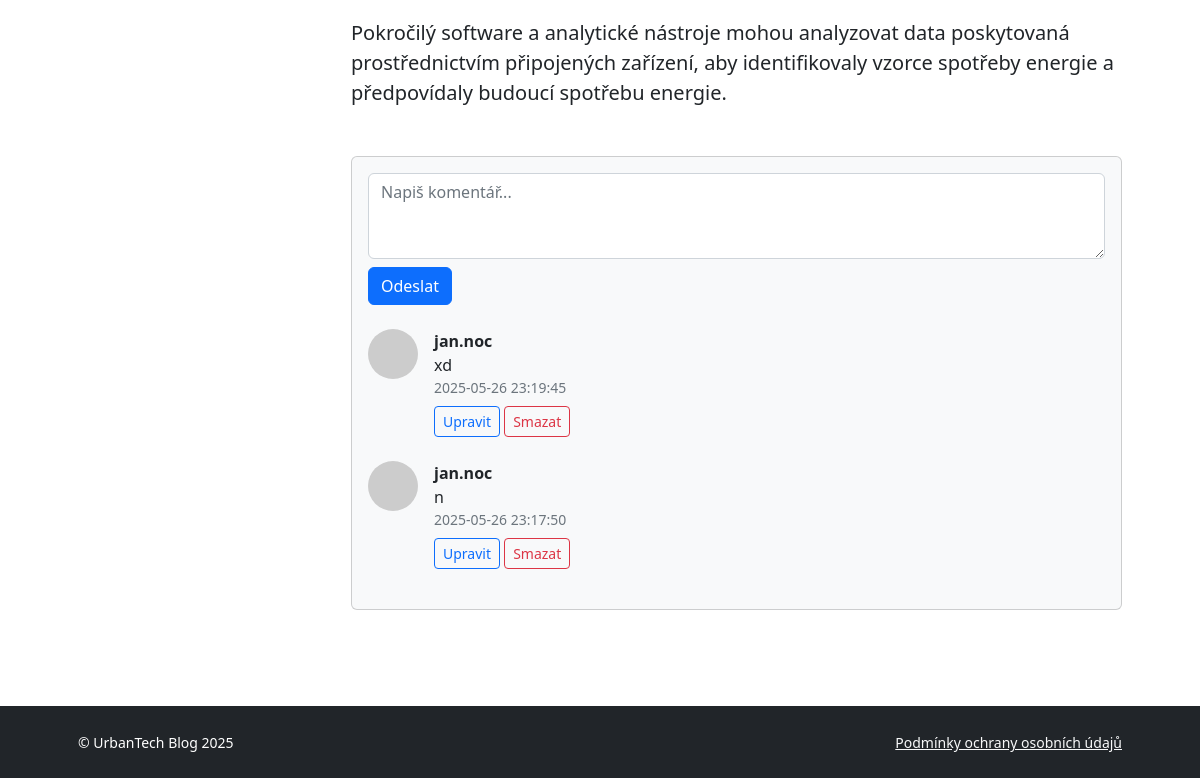
Before: /Views/pages/blog-p_2.php (signed in, lower part) with the older database file.
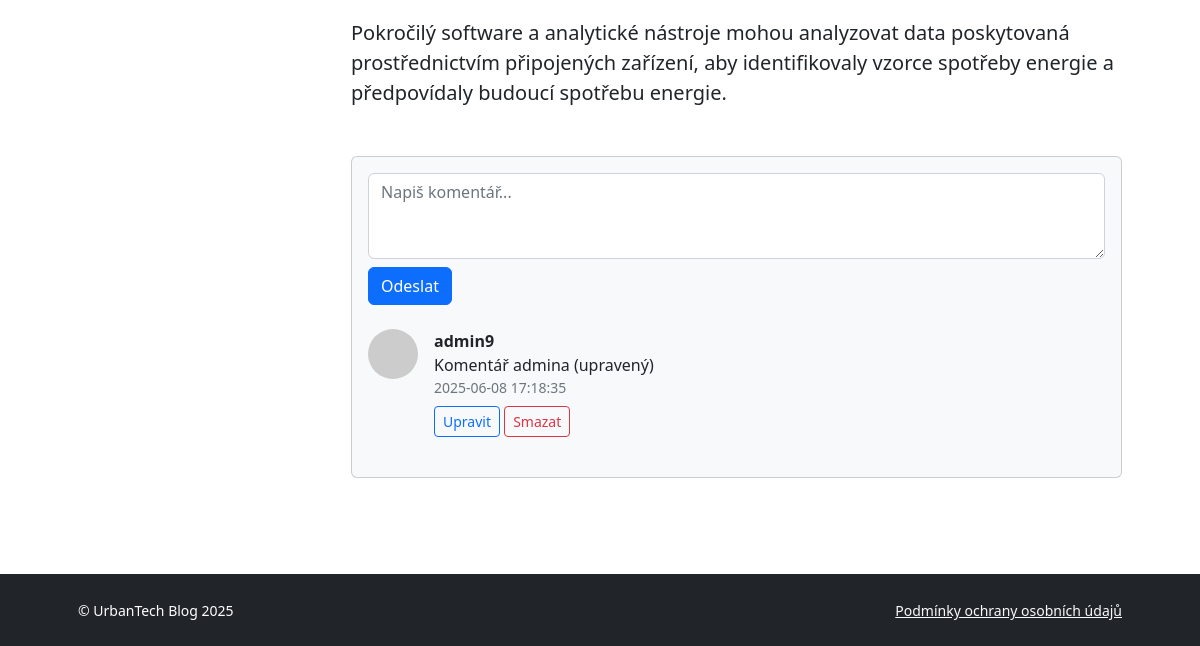
After: the same page with the newer database file.
### tables this page shows
CREATE TABLE `blog_comments` (
  `id` int(11) NOT NULL,
  `post_id` int(11) NOT NULL,
  `user_id` int(11) NOT NULL,
  `content` text NOT NULL,
  `created_at` datetime DEFAULT current_timestamp()
);

CREATE TABLE `blog_users` (
  `id` int(11) NOT NULL,
  `username` varchar(100) NOT NULL,
  `first_name` varchar(100) DEFAULT NULL,
  `last_name` varchar(100) DEFAULT NULL,
  `email` varchar(255) NOT NULL,
  `password` varchar(255) NOT NULL,
  `role` enum('user','admin') DEFAULT 'user',
  `created_at` timestamp NOT NULL DEFAULT current_timestamp()
);

### Controllers/commentController.php (called while the page is built, shortened)
<?php
require_once __DIR__ . '/../Models/database.php';
require_once __DIR__ . '/../Models/comments.php';
class CommentController
{
    private $commentModel;
    public function __construct()
    {
        $pdo = (new Database())->getConnection();
        $this->commentModel = new Comment($pdo);
    }
    public function getComments($post_id)
    {
        try {
            return $this->commentModel->getByPost($post_id);
        } catch (Throwable $e) {
            return [];
        }
    }
}

### Models/comments.php (called while the page is built, shortened)
<?php
class Comment
{
    private $db;
    public function __construct($pdo)
    {
        $this->db = $pdo;
    }
    public function getByPost($postId)
    {
        $stmt = $this->db->prepare("SELECT c.*, u.username
                                    FROM blog_comments c
                                    JOIN blog_users u ON c.user_id = u.id
                                    WHERE c.post_id = ?
                                    ORDER BY c.created_at DESC");
        $stmt->execute([$postId]);
        return $stmt->fetchAll(PDO::FETCH_ASSOC);
    }
}

### Views/pages/komentare.php (the view, shortened to what this page needs)
<section class="mt-5">
    <div class="card bg-light">
        <div class="card-body">
            <?php if (isset($_SESSION['user_id'])): ?>
                <form method="post" class="mb-4">
                    <textarea class="form-control" name="content" rows="3" placeholder="Napiš komentář..." required></textarea>
                    <button type="submit" class="btn btn-primary mt-2">Odeslat</button>
                </form>
            <?php else: ?>
                <p><a href="../auth/login.php">Přihlas se</a>, abys mohl(a) přidat komentář.</p>
            <?php endif; ?>
            <?php foreach ($comments as $comment): ?>
                <div class="d-flex mb-4">
                    <div class="flex-shrink-0">
                        <img class="rounded-circle" src="https://dummyimage.com/50x50/ced4da/6c757d.jpg" alt="profil" />
                    </div>
                    <div class="ms-3">
                        <div class="fw-bold"><?= htmlspecialchars($comment['username']) ?></div>
                        <?= nl2br(htmlspecialchars($comment['content'])) ?>
                        <div class="text-muted small"><?= $comment['created_at'] ?></div>
                        <?php if (
                            isset($_SESSION['user_id']) &&
                            ($_SESSION['user_id'] == $comment['user_id'] || $_SESSION['role'] === 'admin')
                        ): ?>
                            <div class="mt-2">
                                <a href="edit_comment.php?id=<?= $comment['id'] ?>" class="btn btn-sm btn-outline-primary">Upravit</a>
                                <form method="post" action="../../Controllers/delete_comment.php" class="d-inline" onsubmit="return confirm('Opravdu chcete smazat tento komentář?');">
                                    <button type="submit" class="btn btn-sm btn-outline-danger">Smazat</button>
                                </form>
                            </div>
                        <?php endif; ?>
                    </div>
                </div>
            <?php endforeach; ?>
        </div>
    </div>
</section>

Changed rows visible on the page:
removed blog_comments: user.username "jan.noc", content "xd", created_at "2025-05-26 23:19:45"
removed blog_comments: user.username "jan.noc", content "n", created_at "2025-05-26 23:17:50"
added blog_comments: user.username "admin9", content "Komentář admina (upravený)", created_at "2025-06-08 17:18:35"
